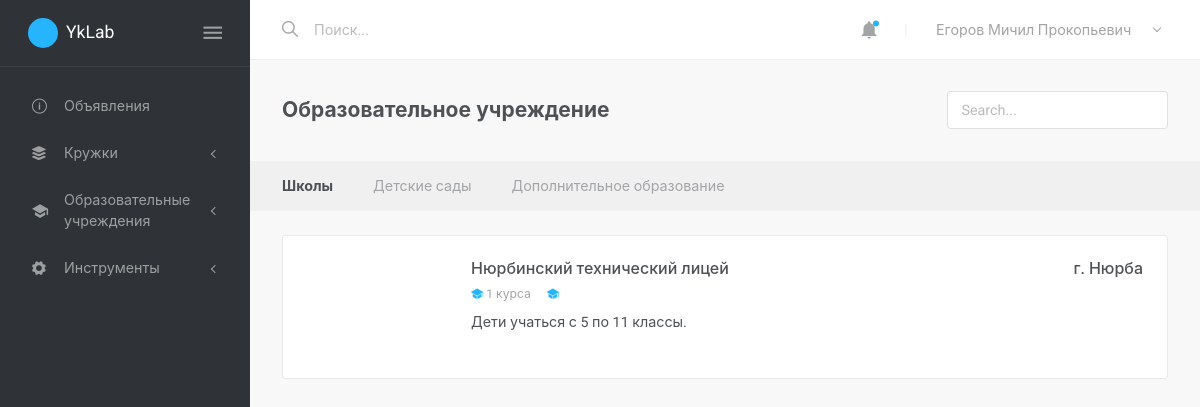
Page /schools/?type=SE (signed in) on the earlier database version.
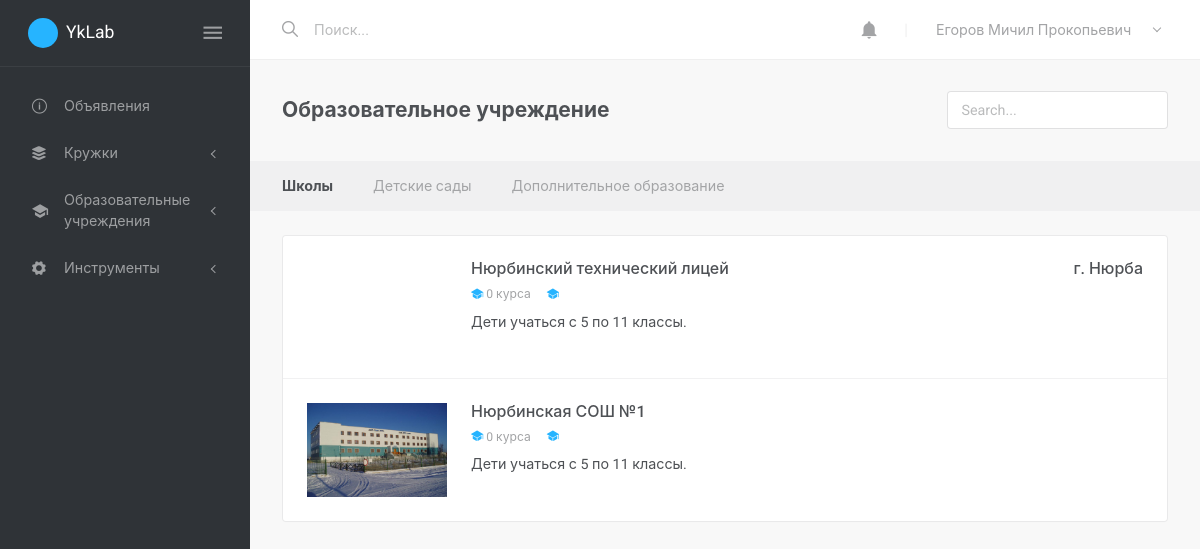
Same page on the later database version.
### school/models.py (models this page shows, shortened)
class School(models.Model):
    EDU_TYPES = (
        ('CE', 'Детское образовательное учреждение'),
        ('SE', 'Образовательное учреждение'),
        ('AE', 'Дополнительное образование')
    )
    user = models.OneToOneField(User, on_delete=models.CASCADE)
    type = models.CharField(max_length=2, choices=EDU_TYPES)
    image = models.ImageField(upload_to='schools/', default="schools/default.png")
    description = RichTextField(blank=True)
    address = models.CharField(max_length=255, blank=True)
    telephone = models.CharField(max_length=11, blank=True)
    child_amount = models.IntegerField(default=0)
    min_grade = models.IntegerField(default=5)
    max_grade = models.IntegerField(default=11)
    headteacher = models.CharField(max_length=127, blank=True)
    subheadteacher = models.CharField(max_length=127, blank=True)
    foundation_date = models.DateField(null=True, blank=True)
    email = models.EmailField(blank=True)
    site = models.CharField(max_length=63, blank=True)
    @property
    def locality(self):
        if len(self.address.split(',')) >= 2:
            return self.address.split(',')[1]
        return ""
    @property
    def name(self):
        return self.user.name

### accounts/models.py (models this page shows, shortened)
class User(AbstractBaseUser, PermissionsMixin):
    ACCOUNTS_TYPES = (
        ('SH', 'Образовательная организация'),
        ('TH', 'Учитель'),
        ('PR', 'Ученик'),
    )
    username = models.CharField(max_length=127, unique=True)
    image = models.ImageField(upload_to='avatars/', null=True, blank=True)
    name = models.CharField(max_length=127)
    type = models.CharField(max_length=2, choices=ACCOUNTS_TYPES)
    is_active = models.BooleanField(default=True)
    is_staff = models.BooleanField(default=False)
    is_verified = models.BooleanField(default=False)
    USERNAME_FIELD = 'username'
    objects = UserManager()
    @property
    def full_type(self):
        return dict(self.ACCOUNTS_TYPES)[self.type]

### course/models.py (models this page shows, shortened)
class Course(models.Model):
    SPECIALIZATION = (
        ('CR', 'Творческий'),
        ('TH', 'Технический'),
        ('SP', 'Спортивный')
    )
    school = models.ForeignKey(School, on_delete=models.CASCADE)
    teacher = models.ForeignKey('Teacher', on_delete=models.CASCADE)
    students = models.ManyToManyField(Student, blank=True)
    requests = models.ManyToManyField(Student, blank=True, related_name='requests')
    name = models.CharField(max_length=127)
    short_desc = models.CharField(max_length=255)
    description = RichTextField()
    specialization = models.CharField(max_length=3, choices=SPECIALIZATION)
    max_count = models.IntegerField(default=25)
    pub_date = models.DateField(auto_now_add=True)

### school/views.py (the view)
# urls.py: path('schools/', views.schools, name='schools'),
@login_required()
def schools(request):
    type = request.GET.get('type', '')
    schools = School.objects.filter(type__startswith=type)
    full_type = dict(School.EDU_TYPES)[type]
    return render(request, 'school/schools.html', locals())

### templates/school/schools.html (shortened to what this page needs)
{% extends 'base-with-sidenav.html' %}
{% block content %}
<div class="layout-content">
  <div class="container-fluid flex-grow-1 container-p-y">
    <h4 class="d-flex flex-wrap justify-content-between align-items-center w-100 font-weight-bold pt-2 mb-4">
      <div class="col-12 col-md px-0 pb-2">{{full_type}}</div>
      <div class="col-12 col-md-3 px-0 pb-2">
        <input type="text" class="form-control" placeholder="Search...">
      </div>
    </h4>
    <ul class="nav bg-lighter container-p-x py-1 container-m--x mb-4">
      <li class="nav-item">
        <a class="nav-link text-dark font-weight-bold pl-0" href="{% url 'schools' %}?type=SE">Школы</a>
      </li>
      <li class="nav-item">
        <a class="nav-link text-muted" href="{% url 'schools' %}?type=CE">Детские сады</a>
      </li>
      <li class="nav-item">
        <a class="nav-link text-muted" href="{% url 'schools' %}?type=AE">Дополнительное образование</a>
      </li>
    </ul>
    <div class="card mb-4">
      <ul class="list-group list-group-flush">
        {% for school in schools %}
        <li class="list-group-item py-4">
          <div class="media flex-wrap">
            <div class="d-none d-sm-block ui-w-140">
              <a href="{% url 'school' school.id %}" class="d-block ui-rect-67 ui-bg-cover" style="background-image: url('/media/{{school.image}}');"></a>
            </div>
            <div class="media-body ml-sm-4">
              <h5 class="mb-2">
                <div class="float-right font-weight-semibold ml-3">{{school.locality}}</div>
                <a href="{% url 'school' school.id %}" class="text-dark">{{school.name}}</a>&nbsp;
              </h5>
              <div class="d-flex flex-wrap align-items-center mb-2">
                <div class="text-muted small">
                  <i class="ion ion-ios-school text-primary"></i>
                  <span>{{school.course_set.all|length}} курса</span>
                </div>
                <div class="text-muted small">
                  <i class="ion ion-ios-school text-primary"></i>
                </div>
              </div>
              <div>Дети учаться с {{school.min_grade}} по {{school.max_grade}} классы.</div>
            </div>
          </div>
        </li>
        {% endfor %}
      </ul>
    </div>
  </div>
</div>
{% endblock %}

### templates/base-with-sidenav.html (shortened to what the changed rows need)
{% load static %}
{% load humanize %}
<!DOCTYPE html>
<html lang="en" class="default-style">
<head>
  <link rel="stylesheet" href="{% static 'assets/vendor/fonts/fontawesome.css' %}">
  <link rel="stylesheet" href="{% static 'assets/vendor/fonts/ionicons.css' %}">
  <link rel="stylesheet" href="{% static 'assets/vendor/fonts/linearicons.css' %}">
  <link rel="stylesheet" href="{% static 'assets/vendor/fonts/open-iconic.css' %}">
  <link rel="stylesheet" href="{% static 'assets/vendor/fonts/pe-icon-7-stroke.css' %}">
  <link rel="stylesheet" href="{% static 'assets/vendor/css/rtl/bootstrap.css' %}" class="theme-settings-bootstrap-css">
  <link rel="stylesheet" href="{% static 'assets/vendor/css/rtl/appwork.css' %}" class="theme-settings-appwork-css">
  <link rel="stylesheet" href="{% static 'assets/vendor/css/rtl/theme-corporate.css' %}" class="theme-settings-theme-css">
  <link rel="stylesheet" href="{% static 'assets/vendor/css/rtl/colors.css' %}" class="theme-settings-colors-css">
  <link rel="stylesheet" href="{% static 'assets/vendor/css/rtl/uikit.css' %}">
  <link rel="stylesheet" href="{% static 'assets/css/demo.css' %}">
  <link rel="stylesheet" href="{% static 'assets/vendor/libs/perfect-scrollbar/perfect-scrollbar.css' %}">
  <link rel="stylesheet" href="{% static 'assets/vendor/libs/toastr/toastr.css' %}">
</head>
<body>
  <div class="layout-wrapper layout-2">
    <div class="layout-inner">
      <div class="layout-container">
        <nav class="layout-navbar navbar navbar-expand-lg align-items-lg-center bg-white container-p-x" id="layout-navbar">
          <div class="navbar-collapse collapse" id="layout-navbar-collapse">
            <div class="navbar-nav align-items-lg-center ml-auto">
              <div class="demo-navbar-notifications nav-item dropdown mr-lg-3">
                <a class="nav-link dropdown-toggle hide-arrow" href="#" data-toggle="dropdown">
                  <i class="ion ion-md-notifications-outline navbar-icon align-middle"></i>
                  {% if request.user.notification_set.all.count > 0 %}
                    <span class="badge badge-primary badge-dot indicator"></span>
                  {% endif %}
                </a>
              </div>
            </div>
          </div>
        </nav>
        {% block content %}
        {% endblock %}
      </div>
    </div>
  </div>
</body>
</html>

Differences in the rows shown:
changed School "г. Нюрба": course_set.all|length "1" → "0"
now on this page (row edited): School: image (picture), name "Нюрбинская СОШ №1", course_set.all|length "0", min_grade "5", max_grade "11"
